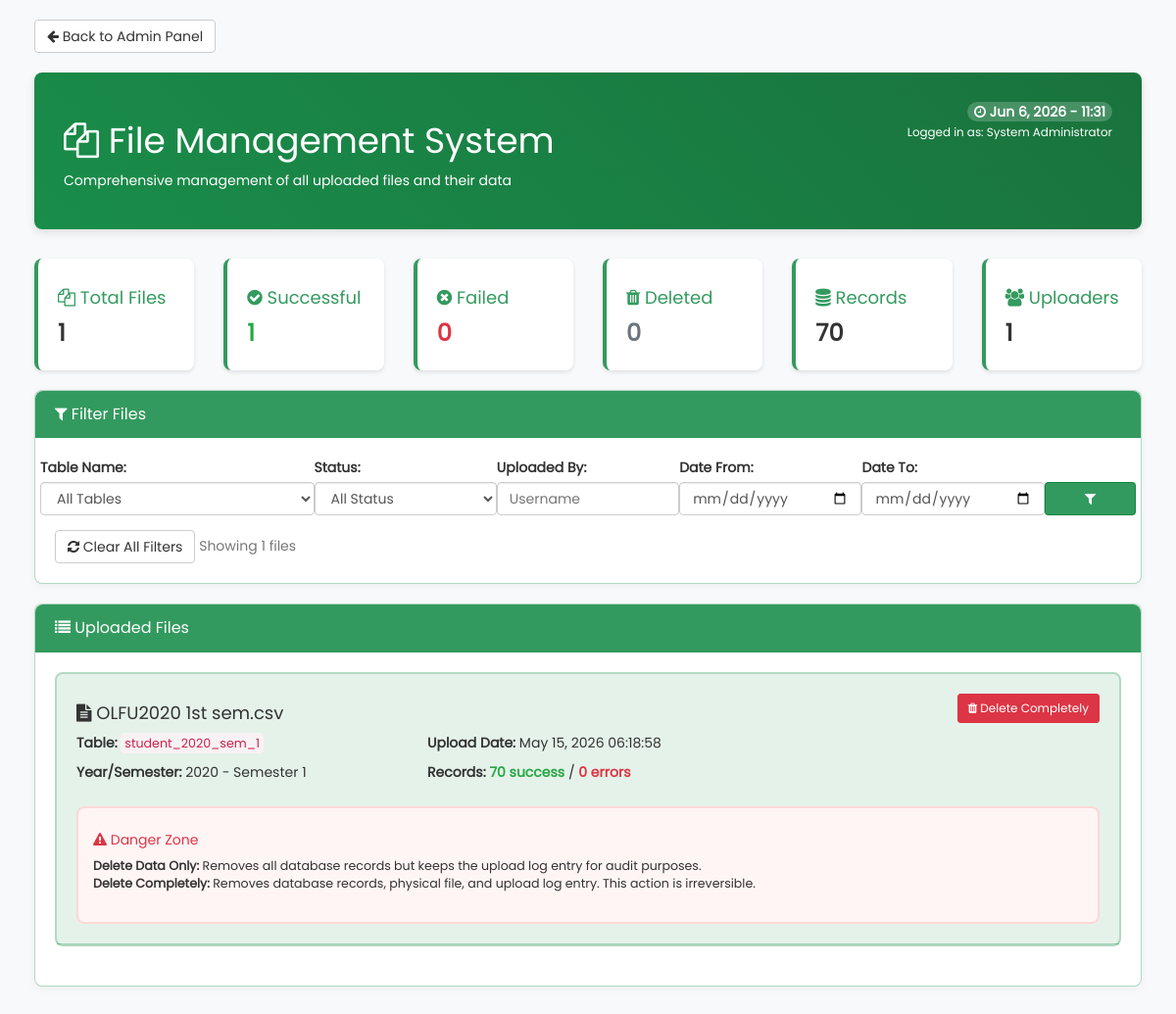
Page /file_management.php (signed in) on the committed database.
### tables this page shows
CREATE TABLE `upload_logs` (
  `log_id` int(11) NOT NULL,
  `year` int(11) DEFAULT NULL,
  `semester` varchar(10) DEFAULT NULL,
  `table_name` varchar(100) DEFAULT NULL,
  `filename` varchar(255) DEFAULT NULL,
  `records_processed` int(11) DEFAULT 0,
  `records_success` int(11) DEFAULT 0,
  `records_error` int(11) DEFAULT 0,
  `upload_date` timestamp NOT NULL DEFAULT current_timestamp(),
  `status` varchar(20) DEFAULT NULL,
  `error_message` text DEFAULT NULL,
  `uploaded_by_user_id` int(11) DEFAULT NULL,
  `uploaded_by_username` varchar(100) DEFAULT NULL,
  `uploaded_by_name` varchar(255) DEFAULT NULL,
  `user_ip_address` varchar(45) DEFAULT NULL,
  `user_agent` text DEFAULT NULL,
  `content_warnings` text DEFAULT NULL,
  `file_size` bigint(20) DEFAULT NULL,
  `processing_time` decimal(10,3) DEFAULT NULL
);

### file_management.php (the view, shortened to what this page needs)
<?php
include("php/dbconnect.php");
$page = isset($_GET['page']) ? max(1, intval($_GET['page'])) : 1;
$records_per_page = 10;
$offset = ($page - 1) * $records_per_page;
$filter = '';
$files_sql = "SELECT * FROM upload_logs $filter ORDER BY upload_date DESC LIMIT $records_per_page OFFSET $offset";
$files_result = $conn->query($files_sql);
$stats_sql = "SELECT
    COUNT(*) as total_files,
    SUM(CASE WHEN status = 'success' THEN 1 ELSE 0 END) as successful_files,
    SUM(CASE WHEN status = 'failed' THEN 1 ELSE 0 END) as failed_files,
    SUM(CASE WHEN status = 'deleted' THEN 1 ELSE 0 END) as deleted_files,
    SUM(records_success) as total_records,
    COUNT(DISTINCT table_name) as unique_tables,
    COUNT(DISTINCT uploaded_by_username) as unique_uploaders
    FROM upload_logs $filter";
$stats_result = $conn->query($stats_sql);
$stats = $stats_result->fetch_assoc();
?>
<!DOCTYPE html>
<html xmlns="http://www.w3.org/1999/xhtml">
<head>
    <link href="css/bootstrap.css" rel="stylesheet" />
    <link href="css/font-awesome.css" rel="stylesheet" />
</head>
<body>
    <div class="container-fluid">
        <div class="back-link">
            <a href="admin.php" class="btn btn-default">
                <i class="fa fa-arrow-left"></i> Back to Admin Panel
            </a>
        </div>
        <div class="header-section">
            <div class="row">
                <div class="col-md-8">
                    <h1><i class="fa fa-files-o"></i> File Management System</h1>
                    <p>Comprehensive management of all uploaded files and their data</p>
                </div>
                <div class="col-md-4 text-right">
                    <span class="badge" style="background: rgba(255,255,255,0.2); font-size: 14px;">
                        <i class="fa fa-clock-o"></i> <?= date('M j, Y - H:i') ?>
                    </span>
                    <br>
                    <small>Logged in as: <?= htmlspecialchars($_SESSION['rainbow_name']) ?></small>
                </div>
            </div>
        </div>
        <div class="row">
            <div class="col-md-2">
                <div class="stat-card">
                    <h4><i class="fa fa-files-o"></i> Total Files</h4>
                    <div class="stat-number"><?= $stats['total_files'] ?></div>
                </div>
            </div>
            <div class="col-md-2">
                <div class="stat-card">
                    <h4><i class="fa fa-check-circle"></i> Successful</h4>
                    <div class="stat-number status-success"><?= $stats['successful_files'] ?></div>
                </div>
            </div>
            <div class="col-md-2">
                <div class="stat-card">
                    <h4><i class="fa fa-times-circle"></i> Failed</h4>
                    <div class="stat-number status-failed"><?= $stats['failed_files'] ?></div>
                </div>
            </div>
            <div class="col-md-2">
                <div class="stat-card">
                    <h4><i class="fa fa-trash"></i> Deleted</h4>
                    <div class="stat-number status-deleted"><?= $stats['deleted_files'] ?></div>
                </div>
            </div>
            <div class="col-md-2">
                <div class="stat-card">
                    <h4><i class="fa fa-database"></i> Records</h4>
                    <div class="stat-number"><?= number_format($stats['total_records']) ?></div>
                </div>
            </div>
            <div class="col-md-2">
                <div class="stat-card">
                    <h4><i class="fa fa-users"></i> Uploaders</h4>
                    <div class="stat-number"><?= $stats['unique_uploaders'] ?></div>
                </div>
            </div>
        </div>
        <div class="panel panel-custom">
            <div class="panel-heading">
                <h3 class="panel-title">
                    <i class="fa fa-filter"></i> Filter Files
                </h3>
            </div>
            <div class="panel-body">
                <form method="GET" class="form-horizontal">
                    <div class="row">
                        <div class="col-md-3">
                            <div class="form-group">
                                <label>Table Name:</label>
                                <select name="table_filter" class="form-control">
                                    <option value="">All Tables</option>
                                </select>
                            </div>
                        </div>
                        <div class="col-md-2">
                            <div class="form-group">
                                <label>Status:</label>
                                <select name="status_filter" class="form-control">
                                    <option value="">All Status</option>
                                </select>
                            </div>
                        </div>
                        <div class="col-md-2">
                            <div class="form-group">
                                <label>Uploaded By:</label>
                                <input type="text" name="user_filter" class="form-control" placeholder="Username" value="<?= $_GET['user_filter'] ?? '' ?>">
                            </div>
                        </div>
                        <div class="col-md-2">
                            <div class="form-group">
                                <label>Date From:</label>
                                <input type="date" name="date_from" class="form-control" value="<?= $_GET['date_from'] ?? '' ?>">
                            </div>
                        </div>
                        <div class="col-md-2">
                            <div class="form-group">
                                <label>Date To:</label>
                                <input type="date" name="date_to" class="form-control" value="<?= $_GET['date_to'] ?? '' ?>">
                            </div>
                        </div>
                        <div class="col-md-1">
                            <div class="form-group">
                                <label>&nbsp;</label>
                                <div>
                                    <button type="submit" class="btn btn-custom btn-block">
                                        <i class="fa fa-filter"></i>
                                    </button>
                                </div>
                            </div>
                        </div>
                    </div>
                    <div class="row">
                        <div class="col-md-12">
                            <button type="button" onclick="clearFilters()" class="btn btn-default">
                                <i class="fa fa-refresh"></i> Clear All Filters
                            </button>
                            <span class="text-muted">Showing <?= $stats['total_files'] ?> files</span>
                        </div>
                    </div>
                </form>
            </div>
        </div>
        <div class="panel panel-custom">
            <div class="panel-heading">
                <h3 class="panel-title">
                    <i class="fa fa-list"></i> Uploaded Files
                </h3>
            </div>
            <div class="panel-body">
                <?php if ($files_result && $files_result->num_rows > 0): ?>
                    <?php while ($file = $files_result->fetch_assoc()): ?>
                        <div class="file-card">
                            <div class="file-header">
                                <div class="row">
                                    <div class="col-md-8">
                                        <h4>
                                            <i class="fa fa-file-text"></i>
                                            <?= htmlspecialchars($file['filename']) ?>
                                        </h4>
                                        <div class="row">
                                            <div class="col-md-6">
                                                <p><strong>Table:</strong> <code><?= htmlspecialchars($file['table_name']) ?></code></p>
                                                <p><strong>Year/Semester:</strong> <?= htmlspecialchars($file['year']) ?> - Semester <?= htmlspecialchars($file['semester']) ?></p>
                                            </div>
                                            <div class="col-md-6">
                                                <p><strong>Upload Date:</strong> <?= date('M j, Y H:i:s', strtotime($file['upload_date'])) ?></p>
                                                <p><strong>Records:</strong>
                                                    <span class="status-success"><?= $file['records_success'] ?> success</span> /
                                                    <span class="status-failed"><?= $file['records_error'] ?> errors</span>
                                                </p>
                                            </div>
                                        </div>
                                    </div>
                                    <div class="col-md-4 text-right">
                                        <?php if ($file['status'] == 'success'): ?>
                                            <button onclick="confirmDeleteFile(<?= $file['log_id'] ?>, '<?= htmlspecialchars($file['filename']) ?>')"
                                                class="btn btn-delete btn-sm">
                                            <i class="fa fa-trash"></i> Delete Completely
                                        </button>
                                        <?php endif; ?>
                                    </div>
                                </div>
                                <div class="danger-zone">
                                    <h5 style="color: #dc3545; margin-bottom: 10px;">
                                        <i class="fa fa-exclamation-triangle"></i> Danger Zone
                                    </h5>
                                    <p style="margin-bottom: 15px; font-size: 0.9em;">
                                        <strong>Delete Data Only:</strong> Removes all database records but keeps the upload log entry for audit purposes.<br>
                                        <strong>Delete Completely:</strong> Removes database records, physical file, and upload log entry. This action is irreversible.
                                    </p>
                                </div>
                            </div>
                        </div>
                    <?php endwhile; ?>
                <?php endif; ?>
            </div>
        </div>
    </div>
</body>
</html>

### file_management.php (style rules this page uses)
html * { font-family: "Poppins", sans-serif; }
body { background-color: #f8f9fa; margin: 0; padding: 20px; }
.header-section { background: linear-gradient(45deg, rgba(1, 129, 55, 0.9), rgba(1, 100, 40, 0.9)); color: white; padding: 30px; margin-bottom: 30px; border-radius: 8px; box-shadow: 0 4px 8px rgba(0,0,0,0.1); }
.stat-card { background: white; border-radius: 8px; padding: 20px; margin-bottom: 20px; box-shadow: 0 2px 4px rgba(0,0,0,0.1); border-left: 4px solid rgba(1, 129, 55, 0.8); transition: transform 0.2s ease; }
.stat-card h4 { color: rgba(1, 129, 55, 0.8); margin-bottom: 10px; }
.stat-number { font-size: 24px; font-weight: bold; color: #333; }
.panel-custom { border: 1px solid rgba(1, 129, 55, 0.3); border-radius: 8px; box-shadow: 0 2px 8px rgba(0,0,0,0.05); background: white; margin-bottom: 20px; }
.panel-custom .panel-heading { background-color: rgba(1, 129, 55, 0.8); color: white; border-radius: 8px 8px 0 0; padding: 15px 20px; }
.panel-custom .panel-body { padding: 20px; }
.file-card { border: 2px solid rgba(1, 129, 55, 0.3); border-radius: 8px; margin-bottom: 20px; background: white; transition: all 0.3s ease; }
.file-header { background: rgba(1, 129, 55, 0.1); padding: 20px; border-bottom: 1px solid rgba(1, 129, 55, 0.3); border-radius: 6px 6px 0 0; }
.btn-custom { background-color: rgba(1, 129, 55, 0.8); border-color: rgba(1, 129, 55, 0.8); color: white; }
.btn-delete { background-color: #dc3545; border-color: #dc3545; color: white; }
.status-success { color: #28a745; font-weight: bold; }
.status-failed { color: #dc3545; font-weight: bold; }
.status-deleted { color: #6c757d; font-weight: bold; }
.back-link { margin-bottom: 20px; }
.danger-zone { background: #fff5f5; border: 2px solid #fed7d7; border-radius: 8px; padding: 15px; margin-top: 15px; }

### rows in the picture
upload_logs: filename "OLFU2020 1st sem.csv", table_name "student_2020_sem_1", year "2020", semester "1", upload_date "May 15, 2026 06:18:58", records_success "70", records_error "0"

### other values in the picture
$_SESSION['rainbow_name'] "System Administrator"
$stats['total_files'] "1"
$stats['successful_files'] "1"
$stats['failed_files'] "0"
$stats['deleted_files'] "0"
$stats['total_records'] "70"
$stats['unique_uploaders'] "1"
